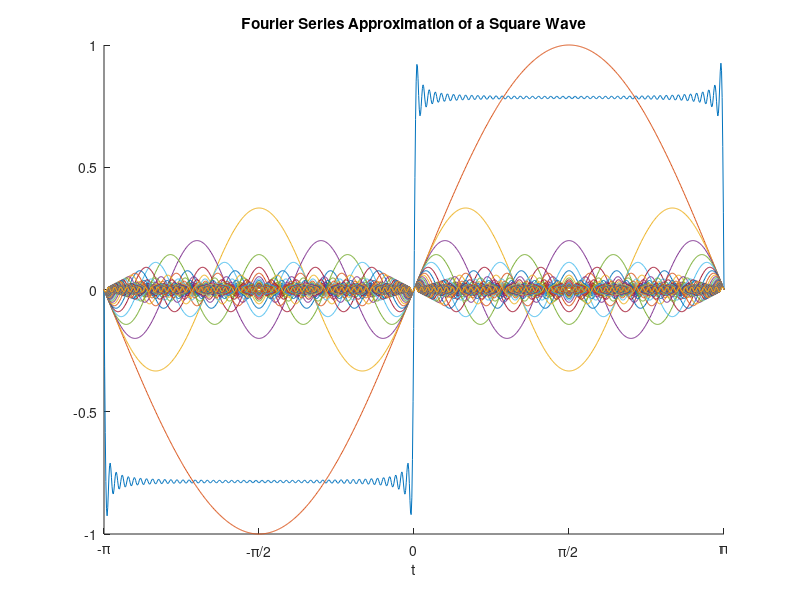

MATLAB code for this plot: (Note: this script raises an error after producing the figure.)
% SPDX-License-Identifier: GPL-3.0-or-later
%
% Solution.m -- Assignment 05 solution
% Copyright (C) 2024  Jacob Koziej <jacobkoziej@gmail.com>

clc;
clear;
close all;

%% 1
i = 50;
a_n = (2 .* (0:i) + 1);

t = linspace(-pi, pi, 1e3)';
s = sin(a_n .* t) ./ a_n;

sq = sum(s, 2);

figure;
hold on;

plot(t, sq);
for i = 1:size(s, 2)
    plot(t, s(:, i));
end

title('Fourier Series Approximation of a Square Wave');
xlabel('t');
xlim([t(1), t(end)]);
xticklabels({'-\pi', '-\pi/2', '0', '\pi/2', '\pi'});
xticks([-pi, -pi / 2, 0, pi / 2, pi]);
ylim([-1, 1]);

%% 2
figure;
sgtitle('Fourier Series Approximation of a Square Wave');

subplot(1, 2, 1);
plot(t, sq);

title('Approximation');
xlabel('t');
xlim([t(1), t(end)]);
xticklabels({'-\pi', '-\pi/2', '0', '\pi/2', '\pi'});
xticks([-pi, -pi / 2, 0, pi / 2, pi]);
ylim([-1, 1]);

subplot(1, 2, 2);
hold on;

for i = 1:size(s, 2)
    plot(t, s(:, i));
end

title('Componenents');
xlabel('t');
xlim([t(1), t(end)]);
xticklabels({'-\pi', '-\pi/2', '0', '\pi/2', '\pi'});
xticks([-pi, -pi / 2, 0, pi / 2, pi]);
ylim([-1, 1]);

%% 3
n = 64;
x = linspace(-2 * pi, 2 * pi, 64);
y = linspace(-2 * pi, 2 * pi, 64);

[X, Y] = meshgrid(x, y);

Z = X .* sin(X) - Y .* cos(Y);

figure;
surf(X, Y, Z);
